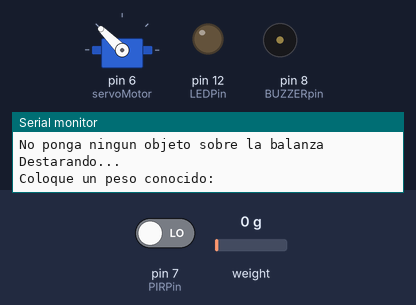
Bench run of a sketch on a simulated Arduino Uno, built with avr-gcc and run on an emulated ATmega328P. Parts: servo, output pins drawn as LEDs (lit = HIGH), buzzer (waves = sounding, pin HIGH), the last lines printed to the serial monitor. The inputs (shaded band) are chosen by the test bench; at power-on: pin 7 (PIRPin) LOW, weight on the scale 0 g. Pins used as bus, display or sensor lines are not drawn.

Above: at 3.3 s.
3.4 s: pin 7 (PIRPin) driven HIGH
At 4.6 s:
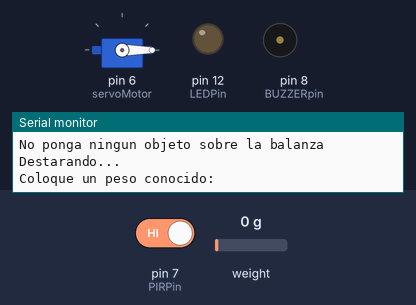
10.6 s: weight on the scale set to 100 g
At 14.0 s:
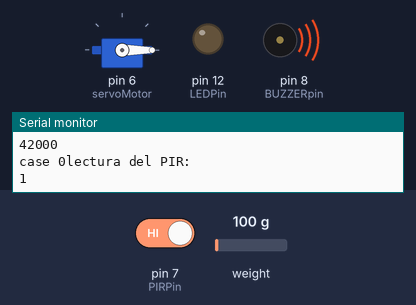
Timing chart, 0 to 16.6 s (numbered marks = the images above; inputs shaded):
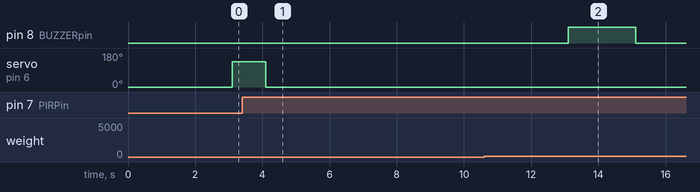

Measured:
- after the input at 10.6 s, pin 8 (BUZZERpin): LOW → HIGH after 2.5 s, → LOW 2.0 s later

The sketch:

sketch_nov09b.ino
```cpp
// Incluímos la librería para poder controlar el servo
#include <Servo.h>
#include <HX711.h>
#include <Wire.h>

#define DOUT A1
#define CLK A0
/*
Si uso el millis() para el servo no funciona, es tan rapido que nunca llega a la posicion final del servo, nunca llega a escribir el 135 y de nuevo el 0,
necesitamos un delay porque ese paso es secuencial. ademas adentro del if tenemos una bandera
lo mismo con el buzzer, activo el buzzer en HIGH y tengo que esperar un segundo si o si para ponerlo en low
*/
HX711 balanza(DOUT, CLK);
// Declaramos la variable para controlar el servo
Servo servoMotor;

int tiempo_inicial = 0;
int tiempo_final = 0;
int tiempo_inicial2 = 0;
int tiempo_final2 = 0;
const int LEDPin = 12;
const int PIRPin = 7;
int bandera = 0;
const int BUZZERpin = 8;
const int Trigger = 4; //Pin digital 2 para el Trigger del sensor
const int Echo = 2;    //Pin digital 3 para el Echo del sensor
int banderaLecturaInicial = 0;
int lecturaInicial = 0;
int operacion = 0;
int operacion_buzzer = 0;
int operacion_ultrasound = 0;
int operacion_general = 0;
int banderaYaSonoBuzzer = 0;
/*
1. servo
2. balanza
3. pir
4. buzzer
5. todo el tiempo US+LED
*/

void setup()
{
    Serial.begin(9600);
    Serial.print("Lectura del valor del ADC:  ");
    Serial.println(balanza.read());
    Serial.println("No ponga ningun objeto sobre la balanza");
    Serial.println("Destarando...");
    balanza.set_scale(); //La escala por defecto es 1
    balanza.tare(20);    //El peso actual es considerado Tara.
    Serial.println("Coloque un peso conocido:");
    // Iniciamos el servo para que empiece a trabajar con el pin 9
    servoMotor.attach(6);
    pinMode(LEDPin, OUTPUT);
    pinMode(PIRPin, INPUT);
    pinMode(BUZZERpin, OUTPUT); //definir pin como salida
    pinMode(Trigger, OUTPUT);   //pin como salida
    pinMode(Echo, INPUT);       //pin como entrada
    digitalWrite(Trigger, LOW); //Inicializamos el pin con 0
    tiempo_inicial = millis();
    digitalWrite(BUZZERpin, LOW);
}

void loop()
{
    switch (operacion_general)
    {
    case 0:
        abrir_servo_y_medir_peso_incial();
        break;

    case 1:
        medir_pir_y_alertar_perro();
        break;

    case 2:
        medir_cantidad_en_deposito_y_alertar();
        break;

    default:
        break;
    }
}
void medir_cantidad_en_deposito_y_alertar()
{

    //US
    long t; //timepo que demora en llegar el eco
    long d; //distancia en centimetros

    digitalWrite(Trigger, HIGH);
    int tiempo_micros_inicial;
    int tiempo_micros_final;
    tiempo_micros_inicial = micros();
    tiempo_micros_final = micros() - tiempo_micros_inicial;
    if (tiempo_micros_final > 10)
    {
        tiempo_micros_inicial = micros();
        digitalWrite(Trigger, LOW);
        t = pulseIn(Echo, HIGH); //obtenemos el ancho del pulso
        d = t / 59;              //escalamos el tiempo a una distancia en cm

        Serial.print("Distancia ultrasonido: ");
        Serial.print(d); //Enviamos serialmente el valor de la distancia
        Serial.print("cm");
        Serial.println();
    }
    //delayMicroseconds(10); //Enviamos un pulso de 10us

    if (d > 17)
    {
        switch (operacion_ultrasound)
        {
        case 0:
            prender_led();
            break;

        case 1:
            apagar_led();
            break;

        default:
            break;
        }
    }
    else
    {
        digitalWrite(LEDPin, LOW);
    }

    // delay(100); //Hacemos una pausa de 100ms
    //dist>17 -> prendo LED

    operacion_general = 1;
}
void abrir_servo_y_medir_peso_incial()
{
    if (bandera == 0)
    {
        switch (operacion)
        {
        case 0:
            cerrar_servo();

            break;

        case 1:
            abrir_servo();

            break;

        case 2:
            cerrar_servo2();
            bandera = 1;
            break;

        case 3:
            medir_peso_inicial();
            break;

        default:
            break;
        }
    }
    else
    {
    }
    tiempo_final = millis() - tiempo_inicial;
    if (tiempo_final > 5000) //5 segundos para sacar la comida
    {
        tiempo_inicial = millis();
        operacion_general = 1;
    }
}
void medir_peso_inicial()
{
    bandera = 1;
    Serial.print("Valor de lectura inicial:  ");
    lecturaInicial = balanza.get_value(10);
    Serial.println(lecturaInicial);
    banderaLecturaInicial = 1;
    Serial.println("delay para sacar la comida, 5 segundos...");
}
void medir_pir_y_alertar_perro()
{
    int value = digitalRead(PIRPin);
    Serial.println("lectura del PIR:");
    Serial.println(value);
    if (value == HIGH)
    {
        //leo de la balanza
        int lecturaComiendo = balanza.get_value(10);
        Serial.println("lectura balanza INICIAL: ");
        Serial.println(lecturaInicial);
        Serial.println("lectura balanza actual: ");
        Serial.println(balanza.get_value(10), 0);
        if (lecturaComiendo == lecturaInicial)
        {
        }                                                                                                                                  //no esta comiendo nada
        if (lecturaComiendo < lecturaInicial - 4000 /*&& lecturaComiendo != 0 && banderaLecturaInicial == 1 && banderaYaSonoBuzzer == 0*/) //esta comiendo muy rapido
        {
            //activar buzzer
            switch (operacion_buzzer)
            {
            case 0:
                Serial.print("case 0");
                prender_buzzer();
                break;

            case 1:
                Serial.print("case 1");
                apagar_buzzer();
                banderaYaSonoBuzzer = 1;
                break;

            default:
                break;
            }
        }
    }
    else
    //en este punto, el perro se fue, podemos ver el peso final.
    {
        int lecturaFinal = balanza.get_value(10);
    }
    operacion_general = 2;
}
void prender_led()
{
    digitalWrite(LEDPin, HIGH); // poner el Pin en HIGH
    tiempo_final = millis() - tiempo_inicial;
    if (tiempo_final > 50)
    {
        tiempo_inicial = millis();
        operacion_ultrasound = 1;
    }
}
void apagar_led()
{
    digitalWrite(LEDPin, LOW); // poner el Pin en HIGH
    tiempo_final = millis() - tiempo_inicial;
    if (tiempo_final > 50)
    {
        tiempo_inicial = millis();
    }
}
void prender_buzzer()
{
    digitalWrite(BUZZERpin, HIGH); // poner el Pin en HIGH
    tiempo_final = millis() - tiempo_inicial;
    if (tiempo_final > 1000)
    {
        tiempo_inicial = millis();
        operacion_buzzer = 1;
    }
}
void apagar_buzzer()
{
    digitalWrite(BUZZERpin, LOW); // poner el Pin en HIGH
    tiempo_final = millis() - tiempo_inicial;
    if (tiempo_final > 1000)
    {
        tiempo_inicial = millis();
    }
}
void abrir_servo()
{
    servoMotor.write(135);
    tiempo_final = millis() - tiempo_inicial;
    if (tiempo_final > 1000)
    {
        tiempo_inicial = millis();
        operacion = 2;
    }
}
void cerrar_servo()
{
    servoMotor.write(0);
    tiempo_final = millis() - tiempo_inicial;
    if (tiempo_final > 1000)
    {
        tiempo_inicial = millis();
        operacion = 1;
    }
}
void cerrar_servo2()
{
    servoMotor.write(0);
    tiempo_final = millis() - tiempo_inicial;
    if (tiempo_final > 3000)
    {
        tiempo_inicial = millis();
        operacion = 3;
    }
}
```
